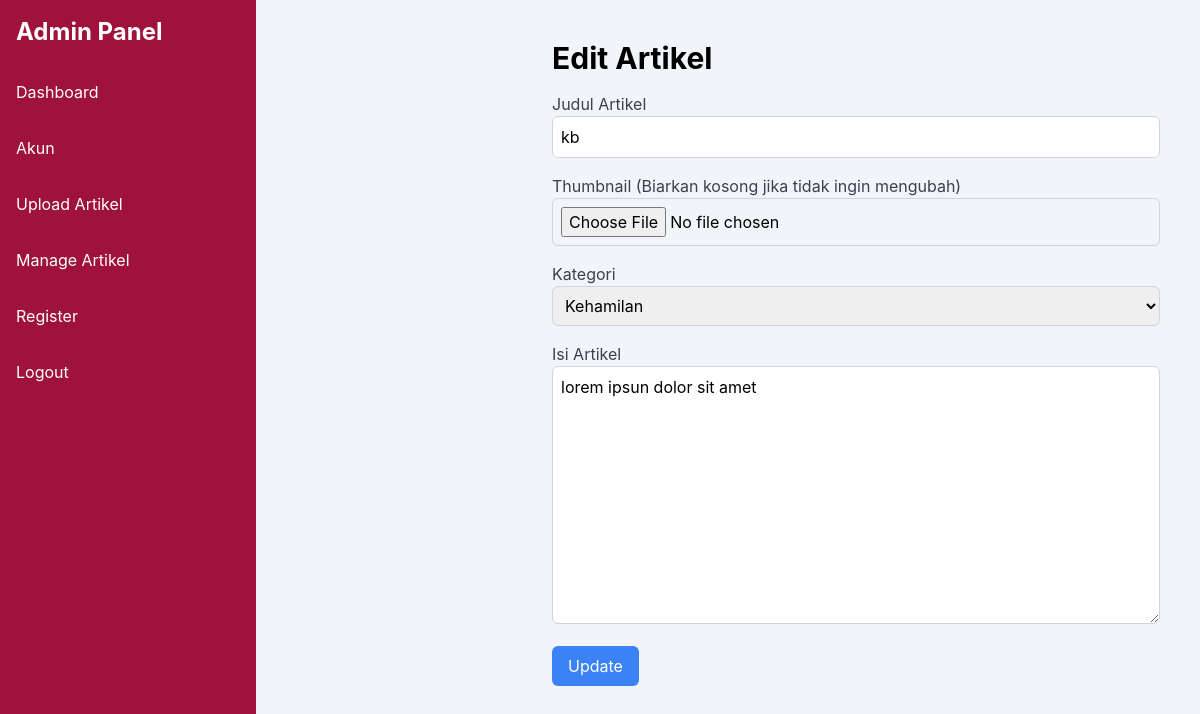
/admin/edit_artikel.php?id=16 (signed in), run on the app's committed database.
### tables this page shows
CREATE TABLE `articles` (
  `id` int NOT NULL,
  `title` varchar(255) NOT NULL,
  `thumbnail` varchar(255) DEFAULT NULL,
  `content` text NOT NULL,
  `created_at` timestamp NULL DEFAULT CURRENT_TIMESTAMP,
  `category` varchar(255) NOT NULL
);

### admin/edit_artikel.php (the view, shortened to what this page needs)
<?php
$servername = "localhost";
$username = "root";
$password = "";
$dbname = "kitasehat_db";
$conn = new mysqli($servername, $username, $password, $dbname);
if (isset($_GET['id'])) {
    $article_id = $_GET['id'];
    $sql = "SELECT * FROM articles WHERE id = $article_id";
    $result = $conn->query($sql);
    if ($result->num_rows > 0) {
        $article = $result->fetch_assoc();
    } else {
        echo "Artikel tidak ditemukan.";
        exit;
    }
}
?>
<!DOCTYPE html>
<html lang="en">
<head>
    <link href="/pbw/build/assets/css/output.css" rel="stylesheet">
</head>
<body class="flex">
    <?php include 'sidebar.php'; ?>
    <div class="flex-1 flex flex-col lg:pl-64">
        <main class="p-10 flex-1">
            <h2 class="text-3xl font-bold mb-4">Edit Artikel</h2>
            <form action="edit_artikel.php?id=<?php echo $article_id; ?>" method="post" enctype="multipart/form-data">
                <div class="mb-4">
                    <label class="block text-gray-700">Judul Artikel</label>
                    <input type="text" name="title" value="<?php echo $article['title']; ?>" class="w-full p-2 border border-gray-300 rounded-md" required>
                </div>
                <div class="mb-4">
                    <label class="block text-gray-700">Thumbnail (Biarkan kosong jika tidak ingin mengubah)</label>
                    <input type="file" name="thumbnail" class="w-full p-2 border border-gray-300 rounded-md">
                </div>
                <div class="mb-4">
                    <label class="block text-gray-700">Kategori</label>
                    <select name="category" class="w-full p-2 border border-gray-300 rounded-md" required>
                        <option value="Kehamilan" <?php echo ($article['category'] == 'Kehamilan') ? 'selected' : ''; ?>>Kehamilan</option>
                    </select>
                </div>
                <div class="mb-4">
                    <label class="block text-gray-700">Isi Artikel</label>
                    <textarea name="content" class="w-full p-2 border border-gray-300 rounded-md" rows="10" required><?php echo $article['content']; ?></textarea>
                </div>
                <button type="submit" class="bg-blue-500 text-white px-4 py-2 rounded-md hover:bg-blue-600">Update</button>
            </form>
        </main>
    </div>
</body>
</html>

### data on the page
articles: title "kb", category "Kehamilan", content "lorem ipsun dolor sit amet"
